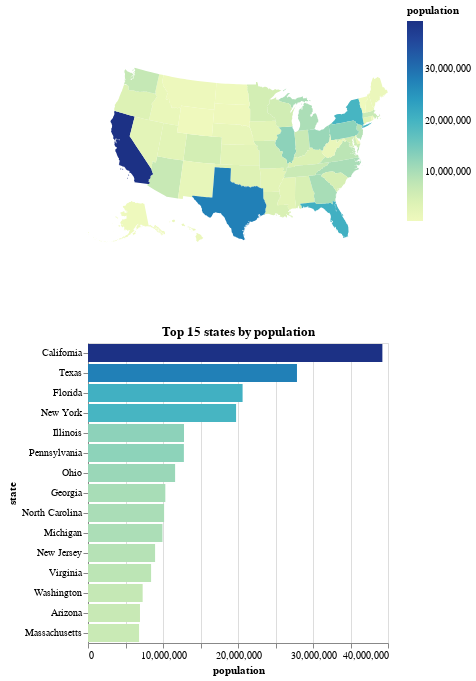

The notebook cell this image was saved under:
### Code cell
# load the data
us_states = gpd.read_file(data.us_10m.url, driver="TopoJSON", layer="states")
us_population = data.population_engineers_hurricanes()[["state", "id", "population"]]

# define a pointer selection
click_state = alt.selection_point(fields=["state"])

# create a choropleth map using a lookup transform
# define a condition on the opacity encoding depending on the selection
choropleth = (
    alt.Chart(us_states)
    .mark_geoshape()
    .transform_lookup(
        lookup="id", from_=alt.LookupData(us_population, "id", ["population", "state"])
    )
    .encode(
        color="population:Q",
        opacity=alt.condition(click_state, alt.value(1), alt.value(0.2)),
        tooltip=["state:N", "population:Q"],
    )
    .project(type="albersUsa")
)

# create a bar chart with a similar condition on the opacity encoding.
bars = (
    alt.Chart(
        us_population.nlargest(15, "population"), title="Top 15 states by population"
    )
    .mark_bar()
    .encode(
        x="population",
        opacity=alt.condition(click_state, alt.value(1), alt.value(0.2)),
        color="population",
        y=alt.Y("state").sort("-x"),
    )
)

(choropleth & bars).add_params(click_state)

### Figure 1 — Vega-Lite specification as saved in the notebook (floating-point values rounded to 4 significant figures; data arrays with more than 128 entries replaced by an {"elided": "..."} marker saying what was removed)
{"config": {"view": {"continuousWidth": 300, "continuousHeight": 300}}, "vconcat": [{"data": {"name": "data-280e264b37b41fc4942e9e8ad5660fc9"}, "mark": {"type": "geoshape"}, "encoding": {"color": {"field": "population", "type": "quantitative"}, "opacity": {"condition": {"param": "param_1", "value": 1}, "value": 0.2}, "tooltip": [{"field": "state", "type": "nominal"}, {"field": "population", "type": "quantitative"}]}, "name": "view_1", "projection": {"type": "albersUsa"}, "transform": [{"lookup": "id", "from": {"data": {"name": "data-b7947eb206112acd0a5acadbcb0dbc21"}, "key": "id", "fields": ["population", "state"]}}]}, {"data": {"name": "data-fe5580ffd9ce2f0ea36b8cdc4ca6316f"}, "mark": {"type": "bar"}, "encoding": {"color": {"field": "population", "type": "quantitative"}, "opacity": {"condition": {"param": "param_1", "value": 1}, "value": 0.2}, "x": {"field": "population", "type": "quantitative"}, "y": {"field": "state", "sort": "-x", "type": "nominal"}}, "name": "view_2", "title": "Top 15 states by population"}], "params": [{"name": "param_1", "select": {"type": "point", "fields": ["state"]}, "views": ["view_1", "view_2"]}], "$schema": "https://vega.github.io/schema/vega-lite/v5.8.0.json", "datasets": {"data-280e264b37b41fc4942e9e8ad5660fc9": [{"id": "2", "type": "Feature", "geometry": {"type": "MultiPolygon", "coordinates": {"elided": "103 rows, 3744 float values in total"}}}, {"id": "15", "type": "Feature", "geometry": {"type": "MultiPolygon", "coordinates": {"elided": "8 rows, 172 float values in total"}}}, {"id": "72", "type": "Feature", "geometry": {"type": "MultiPolygon", "coordinates": [[[[-65.53, 18.08], [-65.58, 18.12], [-65.44, 18.16], [-65.27, 18.13], [-65.53, 18.08]]], [[[-66.96, 18.49], [-66.91, 18.48], [-66.84, 18.49], [-66.77, 18.48], [-66.59, 18.48], [-66.53, 18.48], [-66.44, 18.49], [-66.35, 18.48], [-66.31, 18.48], [-66.21, 18.46], [-66.14, 18.46], [-66.11, 18.44], [-66.11, 18.43], [-66.11, 18.43], [-66.04, 18.45], [-65.99, 18.46], [-65.83, 18.42], [-65.75, 18.38], [-65.67, 18.36], [-65.64, 18.28], [-65.59, 18.23], [-65.66, 18.21], [-65.74, 18.17], [-65.8, 18.07], [-65.85, 18.01], [-65.91, 17.98], [-66.02, 17.98], [-66.07, 17.97], [-66.16, 17.93], [-66.21, 17.96], [-66.24, 17.93], [-66.34, 17.98], [-66.45, 17.98], [-66.54, 17.97], [-66.7, 17.98], [-66.76, 18.0], [-66.85, 17.95], [-66.86, 17.95], [-66.98, 17.95], [-67.11, 17.95], [-67.22, 17.96], [-67.18, 18.17], [-67.19, 18.27], [-67.23, 18.3], [-67.24, 18.37], [-67.16, 18.41], [-67.16, 18.42], [-67.1, 18.51], [-66.96, 18.49]]]]}}, {"id": "1", "type": "Feature", "geometry": {"type": "MultiPolygon", "coordinates": {"elided": "1x1x93x2 float values"}}}, {"id": "5", "type": "Feature", "geometry": {"type": "Polygon", "coordinates": {"elided": "1x108x2 float values"}}}, {"id": "4", "type": "Feature", "geometry": {"type": "Polygon", "coordinates": [[[-110.0, 37.0], [-109.0, 37.0], [-109.0, 36.0], [-109.0, 34.96], [-109.0, 34.58], [-109.1, 33.78], [-109.1, 33.21], [-109.1, 32.78], [-109.1, 32.43], [-109.1, 31.33], [-110.5, 31.33], [-111.1, 31.33], [-111.4, 31.43], [-113.3, 32.04], [-114.8, 32.49], [-114.8, 32.59], [-114.7, 32.72], [-114.5, 32.76], [-114.5, 32.91], [-114.5, 33.03], [-114.7, 33.03], [-114.7, 33.09], [-114.7, 33.23], [-114.7, 33.31], [-114.7, 33.4], [-114.6, 33.44], [-114.5, 33.55], [-114.5, 33.7], [-114.5, 33.93], [-114.4, 34.03], [-114.4, 34.09], [-114.3, 34.17], [-114.1, 34.3], [-114.3, 34.45], [-114.5, 34.71], [-114.6, 34.87], [-114.6, 35.0], [-114.6, 35.14], [-114.6, 35.33], [-114.7, 35.5], [-114.7, 35.62], [-114.7, 35.7], [-114.7, 35.87], [-114.7, 35.98], [-114.8, 36.09], [-114.6, 36.14], [-114.4, 36.15], [-114.2, 36.01], [-114.1, 36.02], [-114.0, 36.19], [-114.1, 36.84], [-114.1, 37.0], [-112.9, 37.0], [-112.5, 37.0], [-111.4, 37.0], [-110.7, 37.0], [-110.0, 37.0]]]}}, {"id": "6", "type": "Feature", "geometry": {"type": "MultiPolygon", "coordinates": {"elided": "5 rows, 382 float values in total"}}}, {"id": "8", "type": "Feature", "geometry": {"type": "Polygon", "coordinates": [[[-106.3, 41.0], [-106.2, 41.0], [-105.3, 41.0], [-104.9, 41.0], [-104.1, 41.0], [-103.6, 41.0], [-103.4, 41.0], [-102.7, 41.0], [-102.6, 41.0], [-102.1, 41.0], [-102.1, 40.75], [-102.1, 40.7], [-102.1, 40.44], [-102.1, 40.35], [-102.1, 40.0], [-102.0, 39.57], [-102.0, 39.57], [-102.0, 39.13], [-102.0, 39.05], [-102.0, 38.7], [-102.0, 38.61], [-102.0, 38.27], [-102.0, 38.26], [-102.0, 37.74], [-102.0, 37.64], [-102.0, 37.39], [-102.0, 36.99], [-103.0, 37.0], [-103.1, 37.0], [-104.0, 37.0], [-105.2, 37.0], [-105.2, 37.0], [-105.7, 37.0], [-106.0, 37.0], [-106.5, 36.99], [-107.4, 37.0], [-107.5, 37.0], [-108.4, 37.0], [-109.0, 37.0], [-109.0, 37.48], [-109.0, 37.88], [-109.0, 38.15], [-109.1, 38.5], [-109.1, 39.37], [-109.1, 39.5], [-109.1, 39.66], [-109.1, 40.22], [-109.1, 40.65], [-109.1, 41.0], [-107.9, 41.0], [-107.3, 41.0], [-106.9, 41.0], [-106.3, 41.0]]]}}, {"id": "9", "type": "Feature", "geometry": {"type": "MultiPolygon", "coordinates": [[[[-73.05, 42.04], [-73.01, 42.04], [-72.51, 42.03], [-72.14, 42.03], [-72.14, 42.03], [-72.1, 42.03], [-71.8, 42.01], [-71.79, 41.72], [-71.79, 41.64], [-71.79, 41.6], [-71.8, 41.42], [-71.85, 41.33], [-72.33, 41.28], [-72.43, 41.42], [-72.35, 41.28], [-72.55, 41.26], [-72.55, 41.26], [-72.54, 41.25], [-72.91, 41.29], [-73.11, 41.17], [-73.11, 41.23], [-73.18, 41.17], [-73.66, 40.99], [-73.66, 40.99], [-73.73, 41.1], [-73.48, 41.21], [-73.54, 41.37], [-73.53, 41.53], [-73.52, 41.67], [-73.49, 42.05], [-73.05, 42.04]]]]}}, {"id": "11", "type": "Feature", "geometry": {"type": "MultiPolygon", "coordinates": [[[[-77.02, 38.81], [-77.1, 38.91], [-77.12, 38.93], [-77.0, 38.97], [-76.91, 38.89], [-77.02, 38.81]]]]}}, {"id": "10", "type": "Feature", "geometry": {"type": "MultiPolygon", "coordinates": [[[[-75.42, 39.81], [-75.62, 39.62], [-75.57, 39.57], [-75.6, 39.47], [-75.52, 39.36], [-75.44, 39.32], [-75.39, 39.2], [-75.4, 39.07], [-75.31, 38.95], [-75.19, 38.8], [-75.09, 38.79], [-75.08, 38.69], [-75.15, 38.69], [-75.06, 38.58], [-75.05, 38.45], [-75.07, 38.45], [-75.09, 38.45], [-75.34, 38.45], [-75.69, 38.46], [-75.7, 38.56], [-75.71, 38.64], [-75.72, 38.83], [-75.75, 39.14], [-75.76, 39.25], [-75.76, 39.3], [-75.76, 39.38], [-75.79, 39.72], [-75.6, 39.84], [-75.6, 39.84], [-75.58, 39.84], [-75.42, 39.81]]]]}}, {"id": "12", "type": "Feature", "geometry": {"type": "MultiPolygon", "coordinates": {"elided": "8 rows, 758 float values in total"}}}, {"id": "13", "type": "Feature", "geometry": {"type": "MultiPolygon", "coordinates": {"elided": "7 rows, 342 float values in total"}}}, {"id": "19", "type": "Feature", "geometry": {"type": "Polygon", "coordinates": {"elided": "1x107x2 float values"}}}, {"id": "16", "type": "Feature", "geometry": {"type": "Polygon", "coordinates": {"elided": "1x105x2 float values"}}}, {"id": "17", "type": "Feature", "geometry": {"type": "Polygon", "coordinates": {"elided": "1x136x2 float values"}}}, {"id": "18", "type": "Feature", "geometry": {"type": "Polygon", "coordinates": {"elided": "1x102x2 float values"}}}, {"id": "20", "type": "Feature", "geometry": {"type": "Polygon", "coordinates": {"elided": "1x86x2 float values"}}}, {"id": "21", "type": "Feature", "geometry": {"type": "MultiPolygon", "coordinates": {"elided": "1x1x139x2 float values"}}}, {"id": "22", "type": "Feature", "geometry": {"type": "MultiPolygon", "coordinates": {"elided": "4 rows, 416 float values in total"}}}, {"id": "25", "type": "Feature", "geometry": {"type": "MultiPolygon", "coordinates": {"elided": "3 rows, 154 float values in total"}}}, {"id": "24", "type": "Feature", "geometry": {"type": "MultiPolygon", "coordinates": {"elided": "2 rows, 290 float values in total"}}}, {"id": "23", "type": "Feature", "geometry": {"type": "MultiPolygon", "coordinates": {"elided": "3 rows, 252 float values in total"}}}, {"id": "26", "type": "Feature", "geometry": {"type": "MultiPolygon", "coordinates": {"elided": "10 rows, 524 float values in total"}}}, {"id": "27", "type": "Feature", "geometry": {"type": "MultiPolygon", "coordinates": {"elided": "1x1x146x2 float values"}}}, {"id": "29", "type": "Feature", "geometry": {"type": "Polygon", "coordinates": {"elided": "1x137x2 float values"}}}, {"id": "28", "type": "Feature", "geometry": {"type": "MultiPolygon", "coordinates": {"elided": "1x1x126x2 float values"}}}, {"id": "30", "type": "Feature", "geometry": {"type": "Polygon", "coordinates": {"elided": "1x92x2 float values"}}}, {"id": "37", "type": "Feature", "geometry": {"type": "MultiPolygon", "coordinates": {"elided": "5 rows, 470 float values in total"}}}, {"id": "38", "type": "Feature", "geometry": {"type": "Polygon", "coordinates": [[[-97.23, 49.0], [-97.19, 48.81], [-97.1, 48.68], [-97.16, 48.54], [-97.12, 48.42], [-97.14, 48.19], [-97.15, 48.17], [-97.06, 47.95], [-96.9, 47.67], [-96.86, 47.5], [-96.83, 47.24], [-96.84, 47.15], [-96.83, 47.01], [-96.76, 46.92], [-96.8, 46.82], [-96.8, 46.63], [-96.78, 46.63], [-96.74, 46.49], [-96.6, 46.33], [-96.56, 46.1], [-96.58, 46.02], [-96.56, 45.94], [-97.23, 45.94], [-97.98, 45.94], [-98.01, 45.94], [-98.73, 45.94], [-99.01, 45.94], [-99.72, 45.94], [-99.88, 45.94], [-100.5, 45.94], [-102.0, 45.94], [-102.9, 45.94], [-103.0, 45.95], [-104.0, 45.95], [-104.0, 46.28], [-104.0, 46.54], [-104.0, 46.64], [-104.0, 47.33], [-104.0, 47.4], [-104.0, 48.0], [-104.0, 48.39], [-104.0, 48.63], [-104.0, 49.0], [-102.9, 49.0], [-102.0, 49.0], [-101.5, 49.0], [-100.2, 49.0], [-99.53, 49.0], [-99.0, 49.0], [-97.95, 49.0], [-97.23, 49.0]]]}}, {"id": "31", "type": "Feature", "geometry": {"type": "Polygon", "coordinates": {"elided": "1x92x2 float values"}}}, {"id": "33", "type": "Feature", "geometry": {"type": "MultiPolygon", "coordinates": [[[[-71.01, 44.28], [-70.99, 43.79], [-70.99, 43.79], [-70.99, 43.79], [-70.96, 43.54], [-70.99, 43.38], [-70.81, 43.23], [-70.83, 43.13], [-70.89, 43.08], [-70.89, 43.08], [-70.81, 43.12], [-70.71, 43.04], [-70.82, 42.87], [-71.03, 42.86], [-71.07, 42.81], [-71.25, 42.74], [-71.26, 42.74], [-71.26, 42.73], [-71.29, 42.7], [-71.9, 42.71], [-71.93, 42.71], [-72.28, 42.72], [-72.46, 42.73], [-72.54, 42.81], [-72.52, 42.96], [-72.44, 43.01], [-72.45, 43.16], [-72.43, 43.23], [-72.38, 43.57], [-72.33, 43.6], [-72.3, 43.7], [-72.2, 43.77], [-72.11, 44.0], [-72.03, 44.08], [-72.04, 44.16], [-72.03, 44.32], [-71.84, 44.35], [-71.76, 44.41], [-71.58, 44.5], [-71.54, 44.58], [-71.63, 44.75], [-71.49, 44.91], [-71.5, 45.01], [-71.38, 45.24], [-71.3, 45.3], [-71.15, 45.24], [-71.08, 45.31], [-71.04, 44.78], [-71.01, 44.28]]]]}}, {"id": "34", "type": "Feature", "geometry": {"type": "MultiPolygon", "coordinates": {"elided": "1x1x67x2 float values"}}}, {"id": "35", "type": "Feature", "geometry": {"type": "Polygon", "coordinates": [[[-103.0, 37.0], [-103.0, 36.5], [-103.0, 36.5], [-103.0, 36.06], [-103.0, 35.74], [-103.0, 35.62], [-103.0, 35.18], [-103.0, 34.95], [-103.0, 34.75], [-103.0, 34.31], [-103.0, 34.3], [-103.0, 33.82], [-103.1, 33.57], [-103.1, 33.39], [-103.1, 32.96], [-103.1, 32.52], [-103.1, 32.09], [-103.1, 32.0], [-103.3, 32.0], [-103.7, 32.0], [-104.0, 32.0], [-104.0, 32.0], [-104.8, 32.0], [-104.9, 32.0], [-106.0, 32.0], [-106.4, 32.0], [-106.6, 32.0], [-106.6, 31.9], [-106.5, 31.78], [-107.3, 31.78], [-108.2, 31.78], [-108.2, 31.33], [-109.1, 31.33], [-109.1, 32.43], [-109.1, 32.78], [-109.1, 33.21], [-109.1, 33.78], [-109.0, 34.58], [-109.0, 34.96], [-109.0, 36.0], [-109.0, 37.0], [-108.4, 37.0], [-107.5, 37.0], [-107.4, 37.0], [-106.5, 36.99], [-106.0, 37.0], [-105.7, 37.0], [-105.2, 37.0], [-105.2, 37.0], [-104.0, 37.0], [-103.1, 37.0], [-103.0, 37.0]]]}}, {"id": "32", "type": "Feature", "geometry": {"type": "Polygon", "coordinates": [[[-114.3, 41.99], [-114.0, 41.99], [-114.0, 41.0], [-114.0, 40.12], [-114.0, 39.91], [-114.0, 39.54], [-114.0, 38.68], [-114.1, 38.57], [-114.0, 38.15], [-114.1, 37.6], [-114.1, 37.0], [-114.1, 36.84], [-114.0, 36.19], [-114.1, 36.02], [-114.2, 36.01], [-114.4, 36.15], [-114.6, 36.14], [-114.8, 36.09], [-114.7, 35.98], [-114.7, 35.87], [-114.7, 35.7], [-114.7, 35.62], [-114.7, 35.5], [-114.6, 35.33], [-114.6, 35.14], [-114.6, 35.0], [-115.7, 35.81], [-115.9, 36.0], [-117.2, 36.97], [-117.8, 37.46], [-118.4, 37.9], [-119.2, 38.41], [-119.3, 38.54], [-119.6, 38.71], [-119.9, 38.93], [-120.0, 39.0], [-120.0, 39.07], [-120.0, 39.11], [-120.0, 39.17], [-120.0, 39.32], [-120.0, 39.45], [-120.0, 39.72], [-120.0, 41.18], [-120.0, 42.0], [-119.4, 41.99], [-119.3, 41.99], [-118.2, 42.0], [-117.0, 42.0], [-117.0, 42.0], [-115.8, 42.0], [-115.0, 42.0], [-114.3, 41.99]]]}}, {"id": "36", "type": "Feature", "geometry": {"type": "MultiPolygon", "coordinates": {"elided": "5 rows, 318 float values in total"}}}, {"id": "39", "type": "Feature", "geometry": {"type": "MultiPolygon", "coordinates": {"elided": "1x1x111x2 float values"}}}, {"id": "40", "type": "Feature", "geometry": {"type": "Polygon", "coordinates": {"elided": "1x116x2 float values"}}}, {"id": "41", "type": "Feature", "geometry": {"type": "MultiPolygon", "coordinates": {"elided": "1x1x104x2 float values"}}}, {"id": "42", "type": "Feature", "geometry": {"type": "MultiPolygon", "coordinates": {"elided": "1x1x81x2 float values"}}}, {"id": "44", "type": "Feature", "geometry": {"type": "MultiPolygon", "coordinates": [[[[-71.32, 41.51], [-71.24, 41.62], [-71.24, 41.48], [-71.32, 41.51]]], [[[-71.12, 41.5], [-71.19, 41.48], [-71.2, 41.67], [-71.13, 41.66], [-71.12, 41.5]]], [[[-71.38, 41.98], [-71.32, 41.78], [-71.23, 41.71], [-71.26, 41.64], [-71.35, 41.75], [-71.39, 41.76], [-71.43, 41.65], [-71.43, 41.45], [-71.52, 41.38], [-71.86, 41.3], [-71.85, 41.33], [-71.8, 41.42], [-71.79, 41.6], [-71.79, 41.64], [-71.79, 41.72], [-71.8, 42.01], [-71.5, 42.02], [-71.38, 41.98]]]]}}, {"id": "45", "type": "Feature", "geometry": {"type": "MultiPolygon", "coordinates": {"elided": "4 rows, 272 float values in total"}}}, {"id": "46", "type": "Feature", "geometry": {"type": "Polygon", "coordinates": {"elided": "1x72x2 float values"}}}, {"id": "47", "type": "Feature", "geometry": {"type": "Polygon", "coordinates": {"elided": "1x130x2 float values"}}}, {"id": "48", "type": "Feature", "geometry": {"type": "MultiPolygon", "coordinates": {"elided": "8 rows, 720 float values in total"}}}, {"id": "49", "type": "Feature", "geometry": {"type": "Polygon", "coordinates": [[[-111.0, 42.0], [-111.0, 41.58], [-111.0, 41.25], [-111.0, 41.0], [-110.0, 41.0], [-110.0, 41.0], [-109.1, 41.0], [-109.1, 40.65], [-109.1, 40.22], [-109.1, 39.66], [-109.1, 39.5], [-109.1, 39.37], [-109.1, 38.5], [-109.0, 38.15], [-109.0, 37.88], [-109.0, 37.48], [-109.0, 37.0], [-110.0, 37.0], [-110.7, 37.0], [-111.4, 37.0], [-112.5, 37.0], [-112.9, 37.0], [-114.1, 37.0], [-114.1, 37.6], [-114.0, 38.15], [-114.1, 38.57], [-114.0, 38.68], [-114.0, 39.54], [-114.0, 39.91], [-114.0, 40.12], [-114.0, 41.0], [-114.0, 41.99], [-113.0, 42.0], [-112.2, 42.0], [-112.1, 42.0], [-111.5, 42.0], [-111.0, 42.0]]]}}, {"id": "51", "type": "Feature", "geometry": {"type": "MultiPolygon", "coordinates": {"elided": "2 rows, 470 float values in total"}}}, {"id": "50", "type": "Feature", "geometry": {"type": "Polygon", "coordinates": [[[-72.55, 45.01], [-71.9, 45.01], [-71.5, 45.01], [-71.49, 44.91], [-71.63, 44.75], [-71.54, 44.58], [-71.58, 44.5], [-71.76, 44.41], [-71.84, 44.35], [-72.03, 44.32], [-72.04, 44.16], [-72.03, 44.08], [-72.11, 44.0], [-72.2, 43.77], [-72.3, 43.7], [-72.33, 43.6], [-72.38, 43.57], [-72.43, 43.23], [-72.45, 43.16], [-72.44, 43.01], [-72.52, 42.96], [-72.54, 42.81], [-72.46, 42.73], [-72.93, 42.74], [-73.02, 42.74], [-73.26, 42.75], [-73.27, 42.94], [-73.26, 43.31], [-73.25, 43.55], [-73.3, 43.63], [-73.4, 43.57], [-73.43, 43.64], [-73.36, 43.75], [-73.38, 43.81], [-73.41, 44.02], [-73.39, 44.19], [-73.31, 44.26], [-73.29, 44.44], [-73.34, 44.55], [-73.36, 44.56], [-73.38, 44.84], [-73.34, 45.01], [-73.19, 45.01], [-72.55, 45.01]]]}}, {"id": "53", "type": "Feature", "geometry": {"type": "MultiPolygon", "coordinates": {"elided": "8 rows, 360 float values in total"}}}, {"id": "55", "type": "Feature", "geometry": {"type": "MultiPolygon", "coordinates": {"elided": "3 rows, 268 float values in total"}}}, {"id": "54", "type": "Feature", "geometry": {"type": "Polygon", "coordinates": {"elided": "1x115x2 float values"}}}, {"id": "56", "type": "Feature", "geometry": {"type": "Polygon", "coordinates": [[[-108.6, 45.0], [-108.2, 45.0], [-107.9, 45.0], [-107.1, 45.0], [-106.3, 44.99], [-106.0, 44.99], [-105.1, 45.0], [-105.0, 45.0], [-104.1, 45.0], [-104.1, 44.57], [-104.1, 44.18], [-104.1, 44.14], [-104.1, 43.85], [-104.1, 43.5], [-104.1, 43.48], [-104.1, 43.0], [-104.1, 42.61], [-104.1, 42.0], [-104.1, 41.7], [-104.1, 41.56], [-104.1, 41.39], [-104.1, 41.0], [-104.9, 41.0], [-105.3, 41.0], [-106.2, 41.0], [-106.3, 41.0], [-106.9, 41.0], [-107.3, 41.0], [-107.9, 41.0], [-109.1, 41.0], [-110.0, 41.0], [-110.0, 41.0], [-111.0, 41.0], [-111.0, 41.25], [-111.0, 41.58], [-111.0, 42.0], [-111.0, 42.51], [-111.0, 43.02], [-111.0, 43.32], [-111.0, 43.5], [-111.0, 43.98], [-111.0, 44.47], [-111.1, 44.67], [-111.0, 45.0], [-110.7, 44.99], [-109.8, 45.0], [-108.6, 45.0]]]}}, {"id": "78", "type": "Feature", "geometry": {"type": "MultiPolygon", "coordinates": [[[[-64.9, 17.67], [-64.87, 17.77], [-64.75, 17.78], [-64.57, 17.76], [-64.72, 17.7], [-64.9, 17.67]]], [[[-64.7, 18.3], [-64.8, 18.34], [-64.74, 18.37], [-64.7, 18.3]]], [[[-64.87, 18.3], [-65.03, 18.36], [-64.89, 18.36], [-64.87, 18.3]]]]}}], "data-b7947eb206112acd0a5acadbcb0dbc21": [{"state": "Alabama", "id": 1, "population": 4863300}, {"state": "Alaska", "id": 2, "population": 741894}, {"state": "Arizona", "id": 4, "population": 6931071}, {"state": "Arkansas", "id": 5, "population": 2988248}, {"state": "California", "id": 6, "population": 39250017}, {"state": "Colorado", "id": 8, "population": 5540545}, {"state": "Connecticut", "id": 9, "population": 3576452}, {"state": "Delaware", "id": 10, "population": 952065}, {"state": "District of Columbia", "id": 11, "population": 681170}, {"state": "Florida", "id": 12, "population": 20612439}, {"state": "Georgia", "id": 13, "population": 10310371}, {"state": "Hawaii", "id": 15, "population": 1428557}, {"state": "Idaho", "id": 16, "population": 1683140}, {"state": "Illinois", "id": 17, "population": 12801539}, {"state": "Indiana", "id": 18, "population": 6633053}, {"state": "Iowa", "id": 19, "population": 3134693}, {"state": "Kansas", "id": 20, "population": 2907289}, {"state": "Kentucky", "id": 21, "population": 4436974}, {"state": "Louisiana", "id": 22, "population": 4681666}, {"state": "Maine", "id": 23, "population": 1331479}, {"state": "Maryland", "id": 24, "population": 6016447}, {"state": "Massachusetts", "id": 25, "population": 6811779}, {"state": "Michigan", "id": 26, "population": 9928300}, {"state": "Minnesota", "id": 27, "population": 5519952}, {"state": "Mississippi", "id": 28, "population": 2988726}, {"state": "Missouri", "id": 29, "population": 6093000}, {"state": "Montana", "id": 30, "population": 1042520}, {"state": "Nebraska", "id": 31, "population": 1907116}, {"state": "Nevada", "id": 32, "population": 2940058}, {"state": "New Hampshire", "id": 33, "population": 1334795}, {"state": "New Jersey", "id": 34, "population": 8944469}, {"state": "New Mexico", "id": 35, "population": 2081015}, {"state": "New York", "id": 36, "population": 19745289}, {"state": "North Carolina", "id": 37, "population": 10146788}, {"state": "North Dakota", "id": 38, "population": 757952}, {"state": "Ohio", "id": 39, "population": 11614373}, {"state": "Oklahoma", "id": 40, "population": 3923561}, {"state": "Oregon", "id": 41, "population": 4093465}, {"state": "Pennsylvania", "id": 42, "population": 12784227}, {"state": "Rhode Island", "id": 44, "population": 1056426}, {"state": "South Carolina", "id": 45, "population": 4961119}, {"state": "South Dakota", "id": 46, "population": 865454}, {"state": "Tennessee", "id": 47, "population": 6651194}, {"state": "Texas", "id": 48, "population": 27862596}, {"state": "Utah", "id": 49, "population": 3051217}, {"state": "Vermont", "id": 50, "population": 624594}, {"state": "Virginia", "id": 51, "population": 8411808}, {"state": "Washington", "id": 53, "population": 7288000}, {"state": "West Virginia", "id": 54, "population": 1831102}, {"state": "Wisconsin", "id": 55, "population": 5778708}, {"state": "Wyoming", "id": 56, "population": 585501}, {"state": "Puerto Rico", "id": 72, "population": 3411307}], "data-fe5580ffd9ce2f0ea36b8cdc4ca6316f": [{"state": "California", "id": 6, "population": 39250017}, {"state": "Texas", "id": 48, "population": 27862596}, {"state": "Florida", "id": 12, "population": 20612439}, {"state": "New York", "id": 36, "population": 19745289}, {"state": "Illinois", "id": 17, "population": 12801539}, {"state": "Pennsylvania", "id": 42, "population": 12784227}, {"state": "Ohio", "id": 39, "population": 11614373}, {"state": "Georgia", "id": 13, "population": 10310371}, {"state": "North Carolina", "id": 37, "population": 10146788}, {"state": "Michigan", "id": 26, "population": 9928300}, {"state": "New Jersey", "id": 34, "population": 8944469}, {"state": "Virginia", "id": 51, "population": 8411808}, {"state": "Washington", "id": 53, "population": 7288000}, {"state": "Arizona", "id": 4, "population": 6931071}, {"state": "Massachusetts", "id": 25, "population": 6811779}]}}
